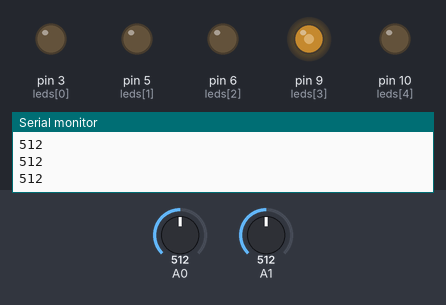
This sketch was run on a simulated Arduino Uno, built with avr-gcc and run on an emulated ATmega328P. Shown: output pins drawn as LEDs (lit = HIGH), the last lines printed to the serial monitor. Dashed ring = blinking. The test bench sets the inputs (shaded band); at power-on: A1 = 512, A0 = 512.

Above: at 1.2 s.
1.3 s: A1 set to 716
At 1.35 s:
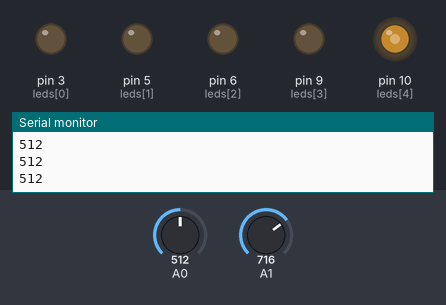
4.8 s: A1 set to 900
8.3 s: A1 set to 122
12.0 s: A0 set to 122
At 12.08 s:
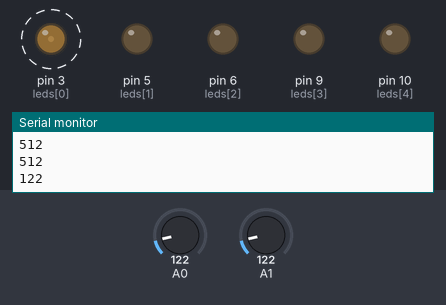
15.5 s: A0 set to 511
At 16.3 s:
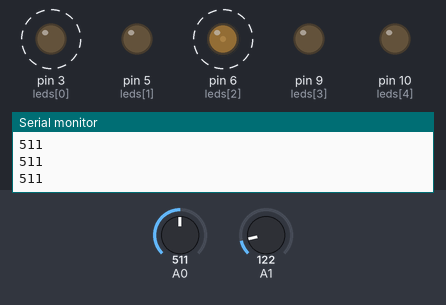
19.0 s: A0 set to 716
At 23.4 s:
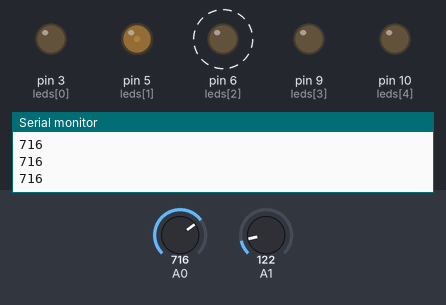
Timing chart, 0 to 23.5 s (numbered marks = the images above; inputs shaded):
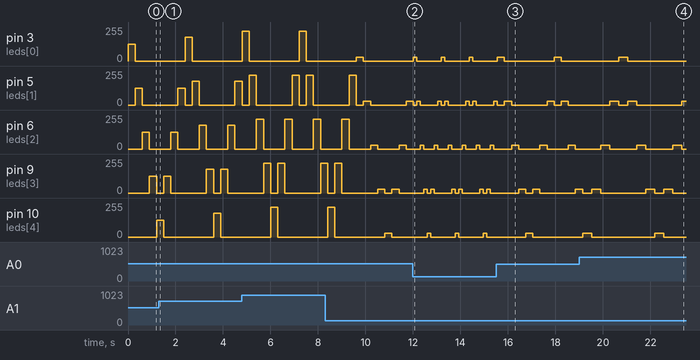

Measured:
- after the input at 12.0 s, pin 3 (leds[0]): alternates 30/255 for 0.15 s and 0/255 for 1.0 s, starting after 0.16 s; pin 6 (leds[2]): alternates 30/255 for 0.15 s and 0/255 for 0.44 s, starting after 0.31 s
- after the input at 15.5 s, pin 3 (leds[0]): 30/255 → 0/255 after 0.35 s, → 30/255 2.1 s later, → 0/255 0.30 s later; pin 6 (leds[2]): alternates 30/255 for 0.30 s and 0/255 for 0.90 s, starting after 0.65 s
- after the input at 19.0 s, pin 6 (leds[2]): alternates 30/255 for 0.38 s and 0/255 for 1.1 s, starting after 0.90 s; pin 10 (leds[4]): 30/255 → 0/255 after 0.52 s, → 30/255 2.7 s later, → 0/255 0.38 s later
- by itself, pin 6 (leds[2]): repeats every 1.2 s: 0/255 0.90 s, 30/255 0.30 s

The sketch:

kitt_regulable_miEspera_ldr.ino
```cpp
// Vamos iluminando los leds consecutivamente

int leds[]={3,5,6,9,10};

void setup() {
   for(int i=0;i<=4;i=i+1)
   {
      pinMode(leds[i],OUTPUT);
   }

   Serial.begin(9600);
}

void miEspera()
{
  int pot=analogRead(A0); // desde 0 a 1023
  Serial.println(pot);
  int espera=map(pot,0,1023,100,500);
  delay(espera);
}

void loop() {

   int ldr=analogRead(A1);
   int brillo=map(ldr,0,1023,0,255);
   for(int i=0;i<=4;i=i+1)
   {
      analogWrite(leds[i],brillo);
      miEspera();
      analogWrite(leds[i],0);
   }
   for(int i=3;i>0;i=i-1)
   {
      analogWrite(leds[i],brillo);
      miEspera();
      analogWrite(leds[i],0);
   }
}
```
